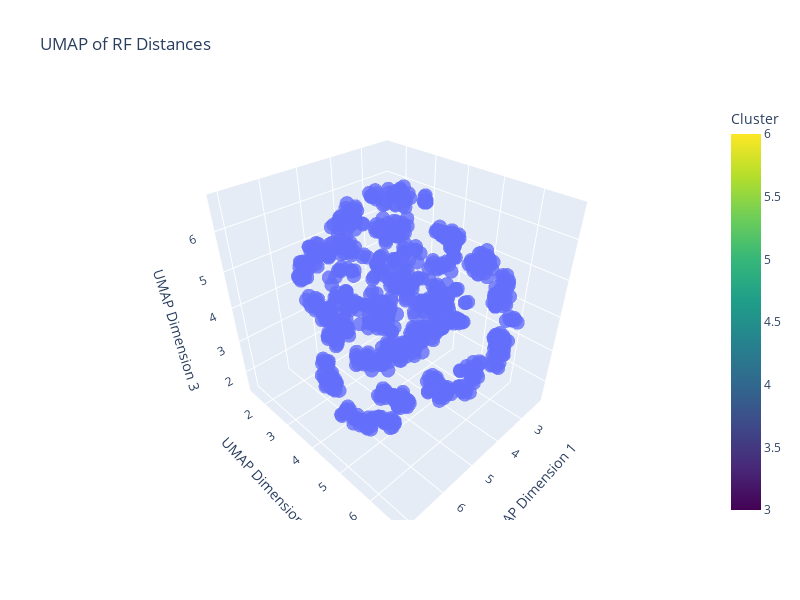

The cell this chart's notebook holds for it:
### Code cell
rf_matrix = np.zeros((max_trees, max_trees), dtype=float)

for i in range(max_trees):
    for j in range(i):
        rf: float = relative_robinson_foulds_distance(trees[i], trees[j])
        rf_matrix[i, j] = rf
        rf_matrix[j, i] = rf

fig, ax = plt.subplots(figsize=(8, 6))
plot_distance_matrix(rf_matrix, ax=ax, title="Robinson-Foulds Distance Matrix")
plt.show()
plt.figure(figsize=(7,4))
plt.hist(rf_matrix[np.triu_indices(max_trees, 1)], bins=20, color='purple', alpha=0.7)
plt.title('Histogram of Robinson-Foulds Distances (off-diagonal)')
plt.xlabel('RF Distance')
plt.ylabel('Frequency')
plt.grid(True)
plt.show()
rf_embedding = perform_umap(rf_matrix)
plot_component_umap_3d(rf_embedding, cluster_labels= None, title="UMAP of RF Distances")

### Figure 1 — Plotly figure (JSON) as saved in the notebook; plotly's stock layout.template omitted (floating-point values rounded to 4 significant figures; data arrays with more than 128 entries replaced by an {"elided": "..."} marker saying what was removed)
{"data": [{"hoverinfo": "text", "marker": {"colorbar": {"title": {"text": "Cluster"}}, "colorscale": [[0, "#440154"], [0.1111, "#482878"], [0.2222, "#3e4989"], [0.3333, "#31688e"], [0.4444, "#26828e"], [0.5556, "#1f9e89"], [0.6667, "#35b779"], [0.7778, "#6ece58"], [0.8889, "#b5de2b"], [1, "#fde725"]], "opacity": 0.8, "size": 5}, "mode": "markers", "name": "Data Points", "text": {"elided": "945 str values"}, "type": "scatter3d", "x": {"elided": "945 float values"}, "y": {"elided": "945 float values"}, "z": {"elided": "945 float values"}}], "layout": {"height": 600, "scene": {"xaxis": {"title": {"text": "UMAP Dimension 1"}}, "yaxis": {"title": {"text": "UMAP Dimension 2"}}, "zaxis": {"title": {"text": "UMAP Dimension 3"}}}, "title": {"text": "UMAP of RF Distances"}, "width": 800}}
